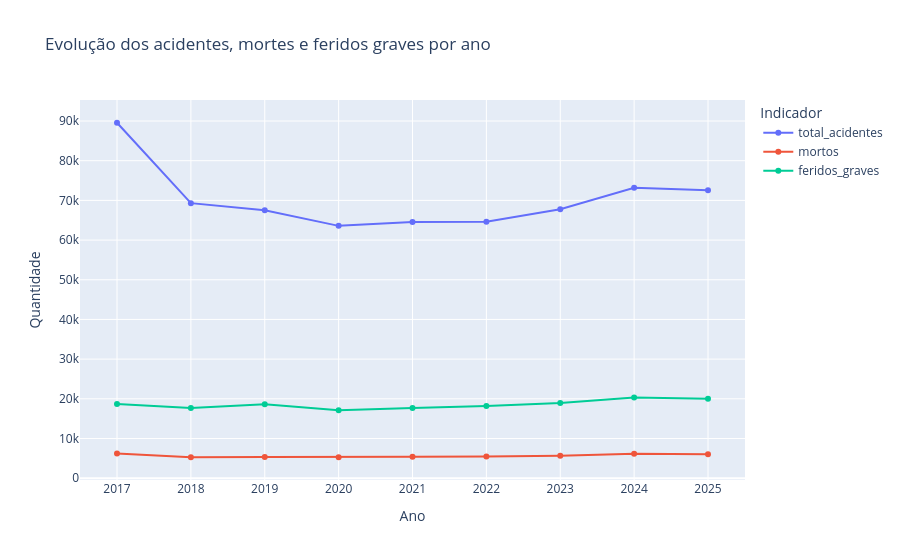

The notebook cell this image was saved under:
### Code cell
import plotly.express as px

# Agrupa por ano
resultado = (
    tabela_limpa
    .groupby("ano")
    .agg({
        "mortos": "sum",
        "feridos_graves": "sum"
    })
    .reset_index()
)

# Adiciona total de acidentes
resultado["total_acidentes"] = (
    tabela_limpa
    .groupby("ano")
    .size()
    .values
)

# Reorganiza colunas
resultado = resultado[
    ["ano", "total_acidentes", "mortos", "feridos_graves"]
]

# Cria gráfico
fig = px.line(
    resultado,
    x="ano",
    y=["total_acidentes", "mortos", "feridos_graves"],
    markers=True,
    title="Evolução dos acidentes, mortes e feridos graves por ano",
    labels={
        "value": "Quantidade",
        "ano": "Ano",
        "variable": "Indicador"
    }
)

fig.update_layout(
    hovermode="x unified"
)

fig.show()

### Figure 1 — Plotly figure (JSON) as saved in the notebook; plotly's stock layout.template omitted (floating-point values rounded to 4 significant figures)
{"data": [{"hovertemplate": "Indicador=total_acidentes<br>Ano=%{x}<br>Quantidade=%{y}<extra></extra>", "legendgroup": "total_acidentes", "line": {"color": "#636efa", "dash": "solid"}, "marker": {"symbol": "circle"}, "mode": "lines+markers", "name": "total_acidentes", "orientation": "v", "showlegend": true, "type": "scatter", "x": [2017, 2018, 2019, 2020, 2021, 2022, 2023, 2024, 2025], "xaxis": "x", "y": [89566, 69309, 67540, 63583, 64566, 64605, 67765, 73155, 72528], "yaxis": "y"}, {"hovertemplate": "Indicador=mortos<br>Ano=%{x}<br>Quantidade=%{y}<extra></extra>", "legendgroup": "mortos", "line": {"color": "#EF553B", "dash": "solid"}, "marker": {"symbol": "circle"}, "mode": "lines+markers", "name": "mortos", "orientation": "v", "showlegend": true, "type": "scatter", "x": [2017, 2018, 2019, 2020, 2021, 2022, 2023, 2024, 2025], "xaxis": "x", "y": [6248, 5272, 5339, 5292, 5397, 5441, 5627, 6160, 6042], "yaxis": "y"}, {"hovertemplate": "Indicador=feridos_graves<br>Ano=%{x}<br>Quantidade=%{y}<extra></extra>", "legendgroup": "feridos_graves", "line": {"color": "#00cc96", "dash": "solid"}, "marker": {"symbol": "circle"}, "mode": "lines+markers", "name": "feridos_graves", "orientation": "v", "showlegend": true, "type": "scatter", "x": [2017, 2018, 2019, 2020, 2021, 2022, 2023, 2024, 2025], "xaxis": "x", "y": [18715, 17714, 18628, 17134, 17681, 18173, 18957, 20343, 20018], "yaxis": "y"}], "layout": {"hovermode": "x unified", "legend": {"title": {"text": "Indicador"}, "tracegroupgap": 0}, "title": {"text": "Evolução dos acidentes, mortes e feridos graves por ano"}, "xaxis": {"anchor": "y", "domain": [0, 1], "title": {"text": "Ano"}}, "yaxis": {"anchor": "x", "domain": [0, 1], "title": {"text": "Quantidade"}}}}
